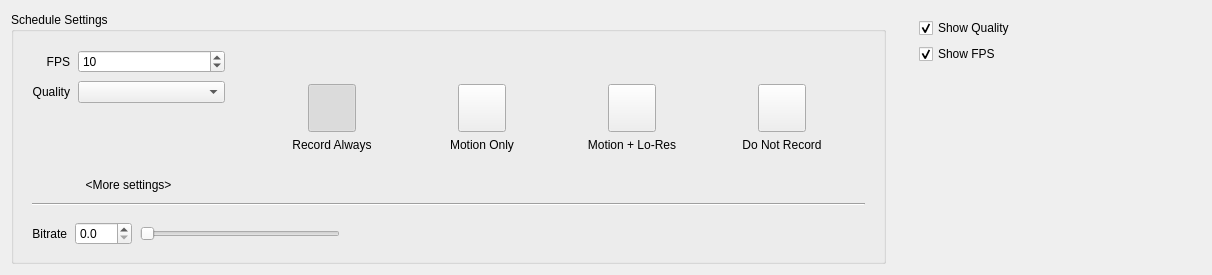
<?xml version="1.0" encoding="UTF-8"?>
<ui version="4.0">
 <class>ScheduleSettingsWidget</class>
 <widget class="QWidget" name="ScheduleSettingsWidget">
  <property name="geometry">
   <rect>
    <x>0</x>
    <y>0</y>
    <width>1212</width>
    <height>275</height>
   </rect>
  </property>
  <layout class="QHBoxLayout" name="horizontalLayout_2" stretch="3,1">
   <property name="spacing">
    <number>24</number>
   </property>
   <property name="topMargin">
    <number>12</number>
   </property>
   <item>
    <widget class="QGroupBox" name="settingsGroupBox">
     <property name="title">
      <string>Schedule Settings</string>
     </property>
     <layout class="QGridLayout" name="gridLayout_4">
      <property name="bottomMargin">
       <number>0</number>
      </property>
      <property name="verticalSpacing">
       <number>0</number>
      </property>
      <item row="0" column="1">
       <widget class="QWidget" name="scheduleSettingsButtons" native="true">
        <property name="sizePolicy">
         <sizepolicy hsizetype="MinimumExpanding" vsizetype="Maximum">
          <horstretch>3</horstretch>
          <verstretch>0</verstretch>
         </sizepolicy>
        </property>
        <layout class="QVBoxLayout" name="verticalLayout">
         <property name="topMargin">
          <number>2</number>
         </property>
         <property name="bottomMargin">
          <number>8</number>
         </property>
         <item>
          <layout class="QGridLayout" name="gridLayout" rowstretch="1,0">
           <property name="leftMargin">
            <number>16</number>
           </property>
           <property name="rightMargin">
            <number>16</number>
           </property>
           <property name="horizontalSpacing">
            <number>16</number>
           </property>
           <item row="0" column="0">
            <layout class="QHBoxLayout" name="horizontalLayout_5">
             <item>
              <widget class="nx::vms::client::desktop::SelectableButton" name="recordAlwaysButton">
               <property name="minimumSize">
                <size>
                 <width>48</width>
                 <height>48</height>
                </size>
               </property>
               <property name="maximumSize">
                <size>
                 <width>48</width>
                 <height>48</height>
                </size>
               </property>
               <property name="text">
                <string/>
               </property>
               <property name="iconSize">
                <size>
                 <width>48</width>
                 <height>48</height>
                </size>
               </property>
               <property name="checkable">
                <bool>true</bool>
               </property>
               <property name="checked">
                <bool>true</bool>
               </property>
               <property name="autoExclusive">
                <bool>true</bool>
               </property>
               <property name="popupMode">
                <enum>QToolButton::DelayedPopup</enum>
               </property>
               <property name="autoRaise">
                <bool>false</bool>
               </property>
              </widget>
             </item>
            </layout>
           </item>
           <item row="0" column="1">
            <layout class="QHBoxLayout" name="horizontalLayout_6">
             <item>
              <widget class="nx::vms::client::desktop::SelectableButton" name="recordMotionButton">
               <property name="minimumSize">
                <size>
                 <width>48</width>
                 <height>48</height>
                </size>
               </property>
               <property name="maximumSize">
                <size>
                 <width>48</width>
                 <height>48</height>
                </size>
               </property>
               <property name="text">
                <string/>
               </property>
               <property name="iconSize">
                <size>
                 <width>48</width>
                 <height>48</height>
                </size>
               </property>
               <property name="checkable">
                <bool>true</bool>
               </property>
               <property name="autoExclusive">
                <bool>true</bool>
               </property>
               <property name="autoRaise">
                <bool>false</bool>
               </property>
              </widget>
             </item>
            </layout>
           </item>
           <item row="0" column="2">
            <layout class="QHBoxLayout" name="horizontalLayout_7">
             <item>
              <widget class="nx::vms::client::desktop::SelectableButton" name="recordMotionPlusLQButton">
               <property name="minimumSize">
                <size>
                 <width>48</width>
                 <height>48</height>
                </size>
               </property>
               <property name="maximumSize">
                <size>
                 <width>48</width>
                 <height>48</height>
                </size>
               </property>
               <property name="text">
                <string/>
               </property>
               <property name="iconSize">
                <size>
                 <width>48</width>
                 <height>48</height>
                </size>
               </property>
               <property name="checkable">
                <bool>true</bool>
               </property>
               <property name="autoExclusive">
                <bool>true</bool>
               </property>
               <property name="autoRaise">
                <bool>false</bool>
               </property>
              </widget>
             </item>
            </layout>
           </item>
           <item row="0" column="3">
            <layout class="QHBoxLayout" name="horizontalLayout_8">
             <item>
              <widget class="nx::vms::client::desktop::SelectableButton" name="noRecordButton">
               <property name="minimumSize">
                <size>
                 <width>48</width>
                 <height>48</height>
                </size>
               </property>
               <property name="maximumSize">
                <size>
                 <width>48</width>
                 <height>48</height>
                </size>
               </property>
               <property name="text">
                <string/>
               </property>
               <property name="iconSize">
                <size>
                 <width>48</width>
                 <height>48</height>
                </size>
               </property>
               <property name="checkable">
                <bool>true</bool>
               </property>
               <property name="autoExclusive">
                <bool>true</bool>
               </property>
               <property name="autoRaise">
                <bool>false</bool>
               </property>
              </widget>
             </item>
            </layout>
           </item>
           <item row="1" column="0">
            <widget class="QLabel" name="labelAlways">
             <property name="sizePolicy">
              <sizepolicy hsizetype="MinimumExpanding" vsizetype="Preferred">
               <horstretch>0</horstretch>
               <verstretch>0</verstretch>
              </sizepolicy>
             </property>
             <property name="minimumSize">
              <size>
               <width>0</width>
               <height>0</height>
              </size>
             </property>
             <property name="text">
              <string>Record Always</string>
             </property>
             <property name="textFormat">
              <enum>Qt::AutoText</enum>
             </property>
             <property name="alignment">
              <set>Qt::AlignCenter</set>
             </property>
             <property name="wordWrap">
              <bool>true</bool>
             </property>
             <property name="buddy">
              <cstring>recordAlwaysButton</cstring>
             </property>
            </widget>
           </item>
           <item row="1" column="1">
            <widget class="QLabel" name="labelMotionOnly">
             <property name="sizePolicy">
              <sizepolicy hsizetype="MinimumExpanding" vsizetype="Preferred">
               <horstretch>0</horstretch>
               <verstretch>0</verstretch>
              </sizepolicy>
             </property>
             <property name="text">
              <string>Motion Only</string>
             </property>
             <property name="alignment">
              <set>Qt::AlignCenter</set>
             </property>
             <property name="wordWrap">
              <bool>true</bool>
             </property>
             <property name="buddy">
              <cstring>recordMotionButton</cstring>
             </property>
            </widget>
           </item>
           <item row="1" column="2">
            <widget class="QLabel" name="labelMotionPlusLQ">
             <property name="sizePolicy">
              <sizepolicy hsizetype="MinimumExpanding" vsizetype="Preferred">
               <horstretch>0</horstretch>
               <verstretch>0</verstretch>
              </sizepolicy>
             </property>
             <property name="text">
              <string>Motion + Lo-Res</string>
             </property>
             <property name="alignment">
              <set>Qt::AlignCenter</set>
             </property>
             <property name="wordWrap">
              <bool>true</bool>
             </property>
             <property name="buddy">
              <cstring>recordMotionPlusLQButton</cstring>
             </property>
            </widget>
           </item>
           <item row="1" column="3">
            <widget class="QLabel" name="labelNoRecord">
             <property name="sizePolicy">
              <sizepolicy hsizetype="MinimumExpanding" vsizetype="Preferred">
               <horstretch>0</horstretch>
               <verstretch>0</verstretch>
              </sizepolicy>
             </property>
             <property name="text">
              <string>Do Not Record</string>
             </property>
             <property name="alignment">
              <set>Qt::AlignCenter</set>
             </property>
             <property name="wordWrap">
              <bool>true</bool>
             </property>
             <property name="buddy">
              <cstring>noRecordButton</cstring>
             </property>
            </widget>
           </item>
          </layout>
         </item>
         <item>
          <spacer name="verticalSpacer">
           <property name="orientation">
            <enum>Qt::Vertical</enum>
           </property>
           <property name="sizeHint" stdset="0">
            <size>
             <width>1</width>
             <height>1</height>
            </size>
           </property>
          </spacer>
         </item>
        </layout>
       </widget>
      </item>
      <item row="1" column="0" colspan="2">
       <widget class="QWidget" name="advancedSettingsWidget" native="true">
        <layout class="QVBoxLayout" name="verticalLayout_4">
         <property name="spacing">
          <number>16</number>
         </property>
         <property name="topMargin">
          <number>0</number>
         </property>
         <property name="bottomMargin">
          <number>16</number>
         </property>
         <item>
          <widget class="Line" name="line">
           <property name="orientation">
            <enum>Qt::Horizontal</enum>
           </property>
          </widget>
         </item>
         <item>
          <layout class="QHBoxLayout" name="horizontalLayout">
           <property name="spacing">
            <number>8</number>
           </property>
           <item>
            <widget class="QLabel" name="bitrateLabel">
             <property name="text">
              <string>Bitrate</string>
             </property>
             <property name="alignment">
              <set>Qt::AlignRight|Qt::AlignTrailing|Qt::AlignVCenter</set>
             </property>
             <property name="buddy">
              <cstring>bitrateSpinBox</cstring>
             </property>
            </widget>
           </item>
           <item>
            <widget class="QDoubleSpinBox" name="bitrateSpinBox">
             <property name="decimals">
              <number>1</number>
             </property>
             <property name="singleStep">
              <double>0.100000000000000</double>
             </property>
            </widget>
           </item>
           <item>
            <widget class="QSlider" name="bitrateSlider">
             <property name="maximumSize">
              <size>
               <width>200</width>
               <height>16777215</height>
              </size>
             </property>
             <property name="maximum">
              <number>1000</number>
             </property>
             <property name="singleStep">
              <number>10</number>
             </property>
             <property name="pageStep">
              <number>100</number>
             </property>
             <property name="orientation">
              <enum>Qt::Horizontal</enum>
             </property>
            </widget>
           </item>
           <item>
            <spacer name="horizontalSpacer_2">
             <property name="orientation">
              <enum>Qt::Horizontal</enum>
             </property>
             <property name="sizeHint" stdset="0">
              <size>
               <width>40</width>
               <height>20</height>
              </size>
             </property>
            </spacer>
           </item>
          </layout>
         </item>
        </layout>
       </widget>
      </item>
      <item row="0" column="0">
       <widget class="QWidget" name="fpsAndQualityWidget" native="true">
        <property name="sizePolicy">
         <sizepolicy hsizetype="Preferred" vsizetype="Preferred">
          <horstretch>1</horstretch>
          <verstretch>0</verstretch>
         </sizepolicy>
        </property>
        <layout class="QFormLayout" name="formLayout">
         <property name="fieldGrowthPolicy">
          <enum>QFormLayout::AllNonFixedFieldsGrow</enum>
         </property>
         <property name="labelAlignment">
          <set>Qt::AlignRight|Qt::AlignTrailing|Qt::AlignVCenter</set>
         </property>
         <property name="horizontalSpacing">
          <number>8</number>
         </property>
         <property name="verticalSpacing">
          <number>8</number>
         </property>
         <property name="bottomMargin">
          <number>8</number>
         </property>
         <item row="0" column="0">
          <widget class="QLabel" name="fpsLabel">
           <property name="text">
            <string>FPS</string>
           </property>
           <property name="alignment">
            <set>Qt::AlignRight|Qt::AlignTrailing|Qt::AlignVCenter</set>
           </property>
          </widget>
         </item>
         <item row="0" column="1">
          <widget class="QSpinBox" name="fpsSpinBox">
           <property name="minimum">
            <number>1</number>
           </property>
           <property name="maximum">
            <number>30</number>
           </property>
           <property name="value">
            <number>10</number>
           </property>
          </widget>
         </item>
         <item row="1" column="0">
          <widget class="nx::vms::client::desktop::LabelWithHint" name="qualityLabel">
           <property name="text">
            <string>Quality</string>
           </property>
           <property name="alignment">
            <set>Qt::AlignRight|Qt::AlignTrailing|Qt::AlignVCenter</set>
           </property>
          </widget>
         </item>
         <item row="1" column="1">
          <widget class="QComboBox" name="qualityComboBox">
           <property name="currentIndex">
            <number>-1</number>
           </property>
          </widget>
         </item>
         <item row="3" column="0" colspan="2">
          <widget class="QPushButton" name="advancedSettingsButton">
           <property name="maximumSize">
            <size>
             <width>16777215</width>
             <height>20</height>
            </size>
           </property>
           <property name="text">
            <string notr="true">&lt;More settings&gt;</string>
           </property>
           <property name="flat">
            <bool>true</bool>
           </property>
          </widget>
         </item>
         <item row="2" column="0" colspan="2">
          <spacer name="verticalSpacer_2">
           <property name="orientation">
            <enum>Qt::Vertical</enum>
           </property>
           <property name="sizeHint" stdset="0">
            <size>
             <width>10</width>
             <height>1</height>
            </size>
           </property>
          </spacer>
         </item>
        </layout>
       </widget>
      </item>
     </layout>
    </widget>
   </item>
   <item>
    <widget class="QWidget" name="displaySettingsWidget" native="true">
     <property name="minimumSize">
      <size>
       <width>100</width>
       <height>100</height>
      </size>
     </property>
     <layout class="QVBoxLayout" name="verticalLayout_2">
      <property name="topMargin">
       <number>6</number>
      </property>
      <item>
       <widget class="QCheckBox" name="displayQualityCheckBox">
        <property name="text">
         <string>Show Quality</string>
        </property>
        <property name="checked">
         <bool>true</bool>
        </property>
       </widget>
      </item>
      <item>
       <widget class="QCheckBox" name="displayFpsCheckBox">
        <property name="text">
         <string>Show FPS</string>
        </property>
        <property name="checked">
         <bool>true</bool>
        </property>
       </widget>
      </item>
      <item>
       <spacer name="verticalSpacer_3">
        <property name="orientation">
         <enum>Qt::Vertical</enum>
        </property>
        <property name="sizeHint" stdset="0">
         <size>
          <width>40</width>
          <height>20</height>
         </size>
        </property>
       </spacer>
      </item>
     </layout>
    </widget>
   </item>
  </layout>
 </widget>
 <customwidgets>
  <customwidget>
   <class>nx::vms::client::desktop::SelectableButton</class>
   <extends>QToolButton</extends>
   <header location="global">nx/vms/client/desktop/common/widgets/selectable_button.h</header>
  </customwidget>
  <customwidget>
   <class>nx::vms::client::desktop::LabelWithHint</class>
   <extends>QLabel</extends>
   <header location="global">nx/vms/client/desktop/common/widgets/widget_with_hint.h</header>
  </customwidget>
 </customwidgets>
 <resources/>
 <connections/>
</ui>
